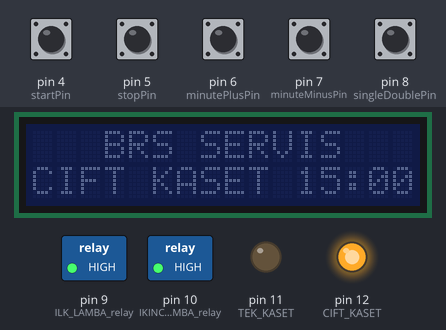
Recording of a sketch running on a simulated Arduino Uno, built with avr-gcc and run on an emulated ATmega328P. On the bench: 16×2 character LCD, switched loads named in the sketch (green lamp = pin HIGH), output pins drawn as LEDs (lit = HIGH). The test bench sets the inputs (shaded band); at power-on: pin 4 (startPin), pin 5 (stopPin), pin 6 (minutePlusPin), pin 7 (minuteMinusPin), pin 8 (singleDoublePin) HIGH. What the sketch prints to the serial monitor is not drawn.

Above: at 2.3 s.
2.4 s: pin 8 (singleDoublePin) pulled LOW for 0.15 s
At 3.1 s:
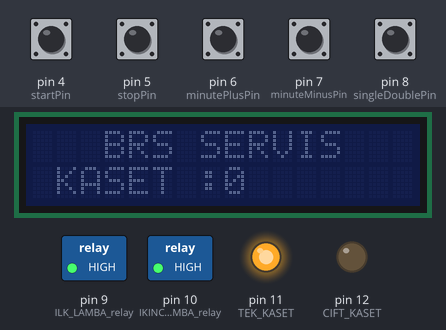
4.0 s: pin 4 (startPin) pulled LOW for 0.15 s
At 4.8 s:
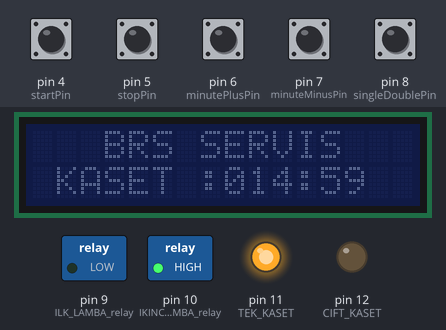
Timing chart, 0 to 7.0 s (numbered marks = the images above; inputs shaded):
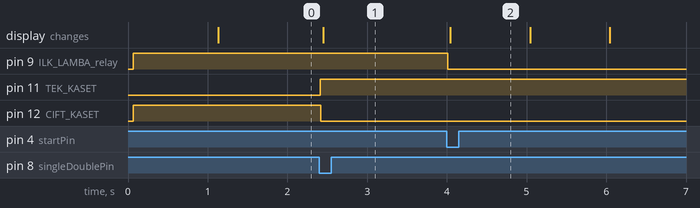

Measured:
- after the input at 2.4 s, pin 11 (TEK_KASET): LOW → HIGH at once; pin 12 (CIFT_KASET): HIGH → LOW at once; the display: changes after 0.05 s (image 1)
- after the input at 4.0 s, pin 9 (ILK_LAMBA_relay): HIGH → LOW at once; the display: changes at once (image 2)

The sketch:

IRT301-302.ino
```cpp
#include <Bounce2.h>

#include <Wire.h>
#include <LiquidCrystal_PCF8574.h>

//LiquidCrystal_PCF8574 lcd(0x20);  // set the LCD address to 0x27 for a 16 chars and 2 line display
LiquidCrystal_PCF8574 lcd(0x3F);  // set the LCD address to 0x27 for a 16 chars and 2 line display

#define ILK_LAMBA_relay 9
#define IKINCI_LAMBA_relay 10

#define startPin 4
#define stopPin 5
#define minutePlusPin 6
#define minuteMinusPin 7
#define singleDoublePin 8

//Ledler. çift kaset
#define TEK_KASET 11
//Ledler. çift  kaset
#define CIFT_KASET 12

int minute;
int second;
boolean start;

String  tekCiftYazi="CIFT KASET ";
String  ustSatir="   BRS SERVIS    ";
String  altSatir;

boolean isRunning = false;
unsigned long lastUpdate = 0; // prev tick for seconds
unsigned long updateInterval = 1000;  //For UpdateTimer. 1000 milisecond -> 1 second

int lambSelection;

unsigned long lastDebounceTime = 0;  // the last time the output pin was toggled
unsigned long debounceDelay = 10;    // the debounce time in ms. increase if the output flickers

// Instantiate a Bounce object
Bounce minPlusDebouncer = Bounce();
Bounce minMinusDebouncer = Bounce();
Bounce startDebouncer = Bounce();
Bounce stopDebouncer = Bounce();
Bounce lambaDebouncer = Bounce();

int minPlusRead;
int minMinusRead;
int startReading;
int stopReading;
int lambaReading;

//////////////////////////////////////////////////////////////////////////////////////////////////////
// EOF declerations


void SetTime()
{
  //ilk olarak sure tuslarini kontrol ediyoruz.

  if (minPlusRead == HIGH)
  {
    //dakika arttirmaya basildi
    Serial.println("min++");
    minute++;
    UpdateTimer();
  }

  if (minMinusRead == HIGH)
  {
    Serial.println("min--");
    minute--;
    if (minute <= 0) minute = 1;
    UpdateTimer();
  }
}

// Dakika ve saniye değerlerini LCD de gosterir
void UpdateTimer ()
{
  altSatir = tekCiftYazi + minute + ":"+ second;
  if (second == 0)  altSatir = altSatir +"0";
  showDisplay(ustSatir, altSatir);

} //UpdateTimer

void StartExecute()
{
  isRunning = true;
}

void StopExecute()
{
  isRunning = false;

  //Sure ayarlarini sifirla
  minute = 15;
  second = 0;
  UpdateTimer();

  // roleleri kapat
  digitalWrite(IKINCI_LAMBA_relay, HIGH);
  delay(10);
  digitalWrite(ILK_LAMBA_relay, HIGH);
}

void ReadStartPin()
{
  if ( startReading == HIGH) //Start Tuş basıldı
  {
    Serial.println("Start/Basildi");
    // Calismiyorsa calismaya basla. Calisiyorsa bir sey yapma
    if (isRunning == false) {
      // Start basildi
      Serial.println("Çalışmaya Başla");
      isRunning = true;
  /*
      if (lambSelection == 1) {
        Serial.println("Tek lamba ledi yakıldı");
       digitalWrite(CIFT_KASET, LOW);
        delay(10);
        digitalWrite(TEK_KASET, HIGH);

      }
       */
      digitalWrite(ILK_LAMBA_relay, LOW);

      Serial.println(lambSelection);
      if (lambSelection == 2) {
        Serial.println("Röle 2 Acildi");
        digitalWrite(IKINCI_LAMBA_relay, LOW);
        /*
         delay(10);
        Serial.println("Çift lamba ledi yakıldı");
        digitalWrite(TEK_KASET, LOW);
         delay(10);
        digitalWrite(CIFT_KASET, HIGH);
        */
      }
    }
  }
}

void ReadStopPin()
{
  // Calisiyorsa dur. Calismiyorsa bir sey yapma
  if ( stopReading == HIGH) //Stop Basildi
  {
    Serial.println("Stop/Basildi");
    if (isRunning == true) { //Calisiyor o zaman dur
      // Stop basildi
     Serial.println("Stop");
      StopExecute();
    }
  }
}

void ReadSingleDoublePin()
{
  if ( lambaReading == HIGH ) {
    //    Serial.println("Tek/Cift basildi. Running kontrol edilecek");
    //Basildi
    // Eger calismiyorsa Tek/Cift lamba sectir
    if (isRunning == false)
    {
      //      Serial.println("Tek/Cift basildi. Running kontrol done.");
      //Serial.println(lambSelection);
      if (lambSelection == 2)
      {
        //Tek Kaset seçildi
        lambSelection = 1;
        tekCiftYazi = "TEK KASET " + minute ;
        tekCiftYazi = tekCiftYazi + ":" + second;
        digitalWrite(TEK_KASET, HIGH); //Led high iken sönüyorsa değişecek
        delay(10);
        digitalWrite(CIFT_KASET, LOW);

      } else {
        //Çift Kaset seçildi
        lambSelection = 2;
        tekCiftYazi = "CIFT KASET " + minute ;
        tekCiftYazi = tekCiftYazi + ":"+ second;
        digitalWrite(CIFT_KASET, HIGH);
        delay(10);
        digitalWrite(TEK_KASET, LOW);
      }
        showDisplay(ustSatir, tekCiftYazi);
    }
  }

}

void showDisplay(String  Line1, String  Line2)
{
    lcd.clear();
    lcd.setCursor(0, 0);
    lcd.print(Line1);
    lcd.setCursor(0, 1);
    lcd.print(Line2);
}

void minutePlusMinus()
{
  minPlusDebouncer.update();
  minPlusRead = minPlusDebouncer.fell();

  minMinusDebouncer.update();
  minMinusRead = minMinusDebouncer.fell();

  startDebouncer.update();
  startReading = startDebouncer.fell();

  stopDebouncer.update();
  stopReading = stopDebouncer.fell();

  lambaDebouncer.update();
  lambaReading = lambaDebouncer.fell();
}

void setup()
{
  int error;

  Serial.begin(115200);
  Serial.println("LCD...");
  Serial.println("Dose: check for LCD");

  // See http://playground.arduino.cc/Main/I2cScanner
  Wire.begin();
  Wire.beginTransmission(0x20);
  error = Wire.endTransmission();

  Serial.print("Error: ");
  Serial.print(error);

  if (error == 0) {
    Serial.println(": LCD found.");
  } else {
    Serial.println(": LCD not found.");
  } // if

  lcd.begin(16, 2); // initialize the lcd

  pinMode(ILK_LAMBA_relay, OUTPUT);
  pinMode(IKINCI_LAMBA_relay, OUTPUT);

  digitalWrite(ILK_LAMBA_relay, HIGH);
  digitalWrite(IKINCI_LAMBA_relay, HIGH);

  pinMode(TEK_KASET,OUTPUT);
  pinMode(CIFT_KASET,OUTPUT);

  //İlk çalışmada iki kaset default
  lambSelection = 2;
  digitalWrite(TEK_KASET, LOW);
  digitalWrite(CIFT_KASET, HIGH);

  showDisplay(ustSatir," 0532 376 23 44 ");
  delay(1000);

  pinMode(startPin, INPUT_PULLUP);
  pinMode(stopPin, INPUT_PULLUP);
  pinMode(minutePlusPin, INPUT_PULLUP);
  pinMode(minuteMinusPin, INPUT_PULLUP);
  pinMode(singleDoublePin, INPUT_PULLUP);

  /////////////////////////////////////////
  // Tuslar ve bekleme süreleri ayarlaniyor
  startDebouncer.attach(startPin);
  startDebouncer.interval(debounceDelay);

  stopDebouncer.attach(stopPin);
  stopDebouncer.interval(debounceDelay);

  lambaDebouncer.attach(singleDoublePin);
  lambaDebouncer.interval(debounceDelay);

  minPlusDebouncer.attach(minutePlusPin);
  minPlusDebouncer.interval(debounceDelay);

  minMinusDebouncer.attach(minuteMinusPin);
  minMinusDebouncer.interval(debounceDelay);

  // Tuslar ve bekleme süreleri ayarlaniyor
  /////////////////////////////////////////

  digitalWrite(CIFT_KASET,HIGH);

  StopExecute();

  Serial.println("Setup complete");
}

void  loop()
{

  //Süre geri sayim islemi
  if (isRunning == true ) {
    if (millis() - lastUpdate > updateInterval)
    {
      lastUpdate = millis();
      second--;
      if (second <= 0 )
      {
        minute-- ;
        second = 59;
        if (minute < 0 )
        {
          StopExecute();
        }
      }
      UpdateTimer();
    }
  } else {
    //Sistem durmus. Degisiklik yapilabilir.
	minutePlusMinus();
	ReadStartPin();
	ReadStopPin();
	ReadSingleDoublePin();
  SetTime();
  }
}
```
